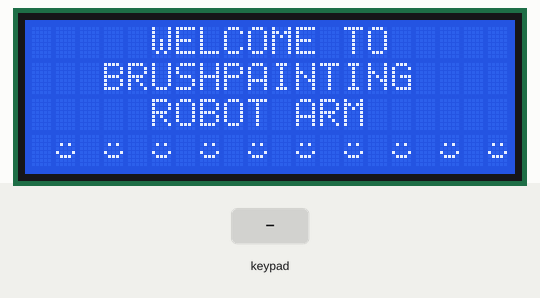
Recording of a sketch running on a simulated Arduino Mega 2560, built with avr-gcc and run on an emulated ATmega2560. Parts: 20×4 character LCD. Inputs (shaded band) come from the test bench. What the sketch prints to the serial monitor is not drawn.

Above: at 1.2 s.
1.3 s: key 'A' pressed
At 4.0 s:
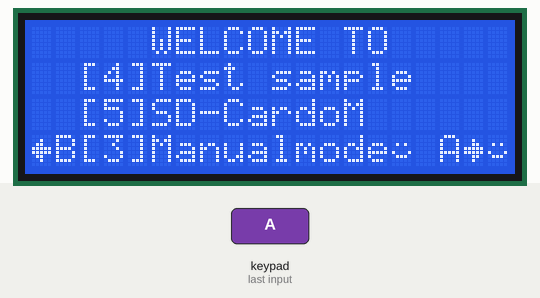
4.3 s: keypad keys 3 0 3 2 3 4 3 6 * pressed 0.4 s apart
At 6.0 s:
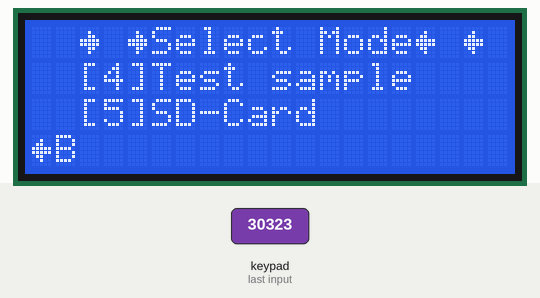
10.9 s: key '1' pressed
At 11.7 s:
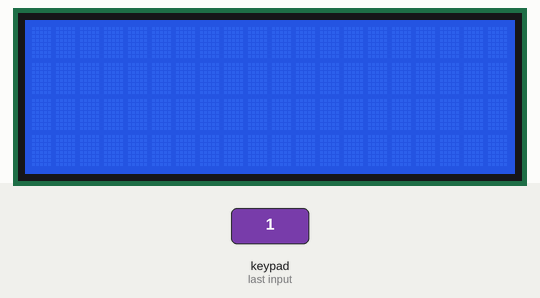
12.4 s: key '2' pressed
15.4 s: key '3' pressed
Timing chart, 0 to 18.4 s (numbered marks = the images above; inputs shaded):
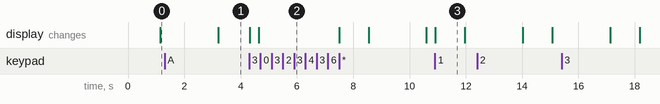

Measured:
- after the input at 1.3 s, the display: changes after 1.9 s (image 1)
- after the input at 4.3 s, the display: first changes at once (image 2 shows a later state)
- after the input at 10.9 s, the display: changes at once (image 3)
- what the display in image 3 shows lasts 1.1 s, from 10.9 s to 12.0 s

The sketch:

test_interface.ino
```cpp
#include <Wire.h>
#include <LiquidCrystal_I2C.h>
#include <Keypad.h>
#define BACKLIGHT_PIN 3
LiquidCrystal_I2C lcd(0x27,2,1,0,4,5,6,7);

const byte ROWS = 4; //four rows
const byte COLS = 4; //four columns
char keys[ROWS][COLS] = {
  {'1', '2', '3', 'A'},
  {'4', '5', '6', 'B'},
  {'7', '8', '9', 'C'},
  {'*', '0', '#', 'D'}
};
byte rowPins[ROWS] = {30, 32, 34, 36};
//connect to the row pinouts of the keypad
byte colPins[COLS] = {22, 24, 26, 28}; //connect to the column pinouts of the keypad
Keypad keypad = Keypad( makeKeymap(keys), rowPins, colPins, ROWS, COLS );
Keypad keypad2 = Keypad( makeKeymap(keys), rowPins, colPins, ROWS, COLS );
/////////////////////////////////////////////////////////////////////////////////////////////////////

//set arrow in LCD
byte arrowright[] = {
  B00000,
  B00100,
  B00110,
  B11111,
  B11111,
  B00110,
  B00100,
  B00000
};

byte arrowleft[] = {
  B00000,
  B00100,
  B01100,
  B11111,
  B11111,
  B01100,
  B00100,
  B00000
};

byte smile[]{
  B00000,
  B00000,
  B01010,
  B00000,
  B10001,
  B01110,
  B00000,
  B00000
};
///////////////////////////////////////////////////////////////////////////////////

void setup() {
 Serial.begin(9600);
 lcd.begin(20,4);
 lcd.setBacklightPin(BACKLIGHT_PIN,POSITIVE);
 lcd.setBacklight(HIGH);
 lcd.createChar(0, arrowright);
 lcd.createChar(1, arrowleft);
 lcd.createChar(2, smile);
}


void menuStart(){

  lcd.setCursor(2,1);
  lcd.print("[1]Setting");
  lcd.setCursor(2,2);
  lcd.print("[2]Set zero");
  lcd.setCursor(2,3);
  lcd.print("[3]Manualmode");
  lcd.setCursor(17,3);
  lcd.print("A");
  lcd.write(byte(0));

  char key = keypad.getKey();
  while(key == 0){
    key = keypad.getKey();
  }
  Serial.println(key);
  switch (key)
  {
           case 'A': menu2();
                     break;
//             char key2 = keypad2.getKey();
//             switch (key2)
//            {
//               case '4': test();
//                         break;
//               case '5': readcard();
//                         break;
//            }
           case '1': setting();
                     break;
           case '2': setzero();
                     break;
           case '3': manual();
                     break;
  }
}

//-------------------------------------------//
void menu2(){


  lcd.setCursor(2,1);
  lcd.print("[4]Test sample");
  lcd.setCursor(2,2);
  lcd.print("[5]SD-Card");
  lcd.setCursor(0,3);
  lcd.write(byte(1));
  lcd.print("B");
  char key = keypad.getKey();
  while (key==0) {
    key = keypad.getKey();
  }
  if(key!='B'){
  lcd.clear();
  lcd.setCursor(2, 0);
  lcd.write(byte(0));
  lcd.setCursor(4, 0);
  lcd.write(byte(0));
  lcd.print("Select Mode");
  lcd.write(byte(1));
  lcd.print(" ");
  lcd.write(byte(1));
  delay(300);

  lcd.setCursor(2,1);
  lcd.print("[4]Test sample");
  lcd.setCursor(2,2);
  lcd.print("[5]SD-Card");
  lcd.setCursor(0,3);
  lcd.write(byte(1));
  lcd.print("B");
    if(key=='B'){
      menuStart();
    }
   key = keypad.getKey();
    while (key!='*') {
      key = keypad.getKey();
    }
  }
}

void setting(){

}

void setzero(){

}

void manual(){

}

void test(){

}

void readcard(){

}

//-------------------------------------------------------------//
void loop() {
  lcd.clear();
  delay(1000);
  lcd.setCursor(5,0);
  lcd.print("WELCOME TO");
  lcd.setCursor(3,1);
  lcd.print("BRUSHPAINTING");
  lcd.setCursor(5,2);
  lcd.print("ROBOT ARM");
  lcd.setCursor(1,3);
  lcd.write(byte(2));
  lcd.print(" ");
  lcd.write(byte(2));
  lcd.print(" ");
  lcd.write(byte(2));
  lcd.print(" ");
  lcd.write(byte(2));
  lcd.print(" ");
  lcd.write(byte(2));
  lcd.print(" ");
  lcd.write(byte(2));
  lcd.print(" ");
  lcd.write(byte(2));
  lcd.print(" ");
  lcd.write(byte(2));
  lcd.print(" ");
  lcd.write(byte(2));
  lcd.print(" ");
  lcd.write(byte(2));
  lcd.print(" ");

  delay(2000);
  menuStart();

}
```
